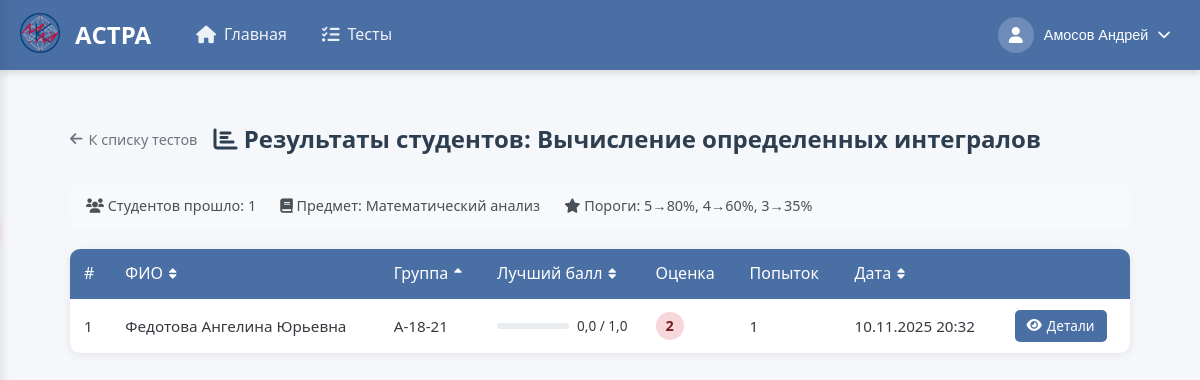
Screenshot of /TestsCreate/test-results/vychislenie-opredelennykh-integralov/ (signed in) with the database file from the repository.
### users/models.py (models this page shows, shortened)
class CustomUser(AbstractBaseUser, PermissionsMixin):
    THEME_CHOICES = [
        ('light', 'Светлая'),
        ('dark', 'Тёмная'),
    ]
    email = models.EmailField(unique=True)
    role = models.CharField(max_length=10, choices=[('student', 'Student'), ('teacher', 'Teacher')])
    theme = models.CharField(max_length=10, choices=THEME_CHOICES, default='light')
    is_active = models.BooleanField(default=True)
    is_staff = models.BooleanField(default=False)
    objects = CustomUserManager()
    USERNAME_FIELD = 'email'
    REQUIRED_FIELDS = ['role']
    def get_full_name(self):
        if self.role == 'student' and hasattr(self, 'studentdata'):
            return f"{self.studentdata.last_name} {self.studentdata.first_name}"
        elif self.role == 'teacher' and hasattr(self, 'teacherdata'):
            return f"{self.teacherdata.last_name} {self.teacherdata.first_name}"
        return self.email
    def get_photo_url(self):
        if self.role == 'student' and hasattr(self, 'studentdata') and self.studentdata.photo:
            return self.studentdata.photo.url
        elif self.role == 'teacher' and hasattr(self, 'teacherdata') and self.teacherdata.photo:
            return self.teacherdata.photo.url
        return None

class TeacherData(models.Model):
    first_name = models.CharField(max_length=50, blank=False)
    last_name = models.CharField(max_length=50, blank=False)
    middle_name = models.CharField(max_length=50)
    photo = models.ImageField(upload_to='user_photos/', blank=True, null=True)
    institute = models.ForeignKey(StudentInstitute, default=6, on_delete=models.PROTECT)
    data_map = models.OneToOneField(CustomUser, on_delete=models.CASCADE)

class StudentGroup(models.Model):
    EDUCATION_LEVEL_CHOICES = [
        ('bachelor', 'Бакалавриат'),
        ('master', 'Магистратура'),
    ]
    COURSE_CHOICES = [
        (1, '1 курс'),
        (2, '2 курс'),
        (3, '3 курс'),
        (4, '4 курс'),
    ]
    name = models.CharField(max_length=20, unique=True)
    name_inst = models.ForeignKey(StudentInstitute, on_delete=models.PROTECT)
    education_level = models.CharField(max_length=8, choices=EDUCATION_LEVEL_CHOICES, default='bachelor')
    course = models.IntegerField(choices=COURSE_CHOICES, default=1)

### create_tests/models.py (models this page shows, shortened)
class AboutTest(models.Model):
    RESULT_DISPLAY_CHOICES = [
        ('only_score', 'Только баллы'),
        ('show_correct', 'Показывать правильные ответы'),
    ]
    objects = None
    name_tests = models.CharField(max_length=255, blank=False)  # Название теста
    creator = models.ForeignKey(TeacherData, on_delete=models.PROTECT, null=True, blank=True,
                                related_name='created_tests')  # Создатель теста
    time_to_solution = models.DurationField(default=timedelta(hours=1, minutes=30))
    name_slug_tests = models.SlugField(max_length=255, unique=True, db_index=True, verbose_name="URL")  # Слаг имени
    num_of_attempts = models.IntegerField(blank=True, default=1)  # Количество попыток для решения
    type_of_result = models.IntegerField(blank=True, default=1)  # Тип возвращаемого результата
    description = models.CharField(max_length=150, default="", blank=True)
    is_published = models.IntegerField(default=0)
    is_done = models.IntegerField(default=1)
    is_draft = models.BooleanField(default=False)
    draft_data = models.TextField(default='', blank=True)
    result_display_mode = models.CharField(max_length=20, choices=RESULT_DISPLAY_CHOICES, default='only_score')  # Режим отображения результатов
    subj = models.ForeignKey(Subjects,
                             on_delete=models.PROTECT,
                             default=1)
    grade_5_threshold = models.IntegerField(default=80, help_text="Минимальный процент для оценки 5")
    grade_4_threshold = models.IntegerField(default=60, help_text="Минимальный процент для оценки 4")
    grade_3_threshold = models.IntegerField(default=35, help_text="Минимальный процент для оценки 3")
    expressions = models.ManyToManyField(AboutExpressions)
    task_groups = models.ManyToManyField(TaskGroup, blank=True)  # Новые группы заданий

class Subjects(models.Model):
    name = models.CharField(max_length=100, unique=True, default="Другое")
    def __str__(self):
        return self.name

### solving_tests/models.py (models this page shows, shortened)
class StudentResult(models.Model):
    student = models.ForeignKey(CustomUser, on_delete=models.CASCADE)
    test = models.ForeignKey(AboutTest, on_delete=models.CASCADE)
    attempt_number = models.PositiveIntegerField(default=1)
    result_points = models.FloatField()
    max_points = models.FloatField(default=0)  # Максимально возможные баллы
    percentage_score = models.FloatField(default=0)  # Процент выполнения
    res_answer = models.CharField(max_length=255, blank=True)
    teacher_expressions = models.ManyToManyField(AboutExpressions, blank=True)
    started_at = models.DateTimeField(default=timezone.now)  # Время начала
    completed_at = models.DateTimeField(null=True, blank=True)  # Время завершения
    time_spent = models.DurationField(null=True, blank=True)  # Время выполнения
    is_completed = models.BooleanField(default=False)  # Завершен ли тест
    class Meta:
        unique_together = ('student', 'test', 'attempt_number')
        ordering = ['-completed_at', '-started_at']

### create_tests/views.py (the view)
# urls.py: path('test-results/<slug:slug_name>/', views.test_results_list, name='test_results_list'),
@login_required
@role_required(['teacher', 'admin'])
def test_results_list(request, slug_name):
    from solving_tests.models import StudentResult
    from users.models import CustomUser
    import datetime
    test = get_object_or_404(AboutTest, name_slug_tests=slug_name)
    all_results = StudentResult.objects.filter(test=test).select_related(
        'student', 'student__studentdata', 'student__studentdata__group'
    )
    student_ids = all_results.values_list('student', flat=True).distinct()
    students_data = []
    for sid in student_ids:
        s_results = all_results.filter(student_id=sid)
        best = s_results.order_by('-result_points').first()
        last = s_results.order_by('-completed_at', '-started_at').first()
        score_pct = best.result_points / best.max_points * 100 if best.max_points > 0 else 0
        if score_pct >= test.grade_5_threshold:
            grade = 5
        elif score_pct >= test.grade_4_threshold:
            grade = 4
        elif score_pct >= test.grade_3_threshold:
            grade = 3
        else:
            grade = 2
        try:
            sd = best.student.studentdata
            student_name = f"{sd.last_name} {sd.first_name} {sd.middle_name}".strip()
            group = sd.group
        except Exception:
            student_name = best.student.email
            group = None
        last_date = last.completed_at or last.started_at
        students_data.append({
            'student': best.student,
            'student_name': student_name,
            'group': group,
            'best_result': best,
            'last_date': last_date,
            'attempts_count': s_results.count(),
            'grade': grade,
        })
    sort_by = request.GET.get('sort', 'group')
    order = request.GET.get('order', 'asc')
    reverse = (order == 'desc')
    if sort_by == 'group':
        students_data.sort(key=lambda x: x['group'].name if x['group'] else '', reverse=reverse)
    elif sort_by == 'date':
        students_data.sort(
            key=lambda x: x['last_date'] if x['last_date'] else datetime.datetime.min.replace(tzinfo=datetime.timezone.utc),
            reverse=reverse
        )
    elif sort_by == 'name':
        students_data.sort(key=lambda x: x['student_name'], reverse=reverse)
    elif sort_by == 'score':
        students_data.sort(key=lambda x: x['best_result'].result_points, reverse=reverse)
    return render(request, 'create_tests/test_results_list.html', {
        'test': test,
        'students_data': students_data,
        'sort_by': sort_by,
        'order': order,
    })

### create_tests/templates/create_tests/test_results_list.html (shortened to what this page needs)
{% extends 'create_tests/header.html' %}
{% load static %}
{% block extra_css %}
    <link rel="stylesheet" href="{% static 'libs/fontawesome/css/all.min.css' %}">
{% endblock %}
{% block content %}
<div class="page-container">
    <div class="page-header">
        <a href="{% url 'create_tests:test_list' %}" class="back-link">
            <i class="fas fa-arrow-left"></i> К списку тестов
        </a>
        <h1><i class="fas fa-chart-bar"></i> Результаты студентов: {{ test.name_tests }}</h1>
    </div>
    <div class="test-meta-info">
        <span><i class="fas fa-users"></i> Студентов прошло: {{ students_data|length }}</span>
        <span><i class="fas fa-book"></i> Предмет: {{ test.subj }}</span>
        <span><i class="fas fa-star"></i> Пороги: 5→{{ test.grade_5_threshold }}%, 4→{{ test.grade_4_threshold }}%, 3→{{ test.grade_3_threshold }}%</span>
    </div>
    {% if students_data %}
    <div class="results-table-wrapper">
        <table>
            <thead>
                <tr>
                    <th>#</th>
                    <th>
                        <a href="?sort=name&order={% if sort_by == 'name' and order == 'asc' %}desc{% else %}asc{% endif %}">
                            ФИО
                            {% if sort_by == 'name' %}
                                <i class="fas fa-sort-{% if order == 'asc' %}up{% else %}down{% endif %} sort-icon"></i>
                            {% else %}
                                <i class="fas fa-sort sort-icon"></i>
                            {% endif %}
                        </a>
                    </th>
                    <th>
                        <a href="?sort=group&order={% if sort_by == 'group' and order == 'asc' %}desc{% else %}asc{% endif %}">
                            Группа
                            {% if sort_by == 'group' %}
                                <i class="fas fa-sort-{% if order == 'asc' %}up{% else %}down{% endif %} sort-icon"></i>
                            {% else %}
                                <i class="fas fa-sort sort-icon"></i>
                            {% endif %}
                        </a>
                    </th>
                    <th>
                        <a href="?sort=score&order={% if sort_by == 'score' and order == 'asc' %}desc{% else %}asc{% endif %}">
                            Лучший балл
                            {% if sort_by == 'score' %}
                                <i class="fas fa-sort-{% if order == 'asc' %}up{% else %}down{% endif %} sort-icon"></i>
                            {% else %}
                                <i class="fas fa-sort sort-icon"></i>
                            {% endif %}
                        </a>
                    </th>
                    <th>Оценка</th>
                    <th>Попыток</th>
                    <th>
                        <a href="?sort=date&order={% if sort_by == 'date' and order == 'asc' %}desc{% else %}asc{% endif %}">
                            Дата
                            {% if sort_by == 'date' %}
                                <i class="fas fa-sort-{% if order == 'asc' %}up{% else %}down{% endif %} sort-icon"></i>
                            {% else %}
                                <i class="fas fa-sort sort-icon"></i>
                            {% endif %}
                        </a>
                    </th>
                    <th></th>
                </tr>
            </thead>
            <tbody>
                {% for item in students_data %}
                <tr>
                    <td>{{ forloop.counter }}</td>
                    <td>{{ item.student_name }}</td>
                    <td>{{ item.group.name|default:"—" }}</td>
                    <td>
                        <div class="score-bar-wrap">
                            <div class="score-bar">
                            </div>
                            <span class="score-text">
                                {{ item.best_result.result_points|floatformat:1 }} / {{ item.best_result.max_points|floatformat:1 }}
                            </span>
                        </div>
                    </td>
                    <td>
                        <span class="grade-badge grade-{{ item.grade }}">{{ item.grade }}</span>
                    </td>
                    <td>{{ item.attempts_count }}</td>
                    <td>
                        {% if item.last_date %}
                            {{ item.last_date|date:"d.m.Y H:i" }}
                        {% else %}—{% endif %}
                    </td>
                    <td>
                        <a href="{% url 'create_tests:test_results_detail' slug_name=test.name_slug_tests student_id=item.student.id %}" class="btn-detail">
                            <i class="fas fa-eye"></i> Детали
                        </a>
                    </td>
                </tr>
                {% endfor %}
            </tbody>
        </table>
    </div>
    {% else %}
    <div class="empty-state">
        <i class="fas fa-inbox"></i>
        <p>Никто ещё не проходил этот тест.</p>
    </div>
    {% endif %}
</div>
{% endblock %}

### create_tests/templates/create_tests/header.html (shortened to what this page needs)
<!DOCTYPE html>
<html lang="ru">
<head>
    {% load static %}
    <link rel="stylesheet" href="{% static 'css/header.css' %}">
    <link rel="stylesheet" href="{% static 'css/dark-theme.css' %}">
    <link rel="stylesheet" href="{% static 'libs/fontawesome/css/all.min.css' %}">
    {% block extra_css %}{% endblock %}
</head>
<body data-theme="{{ user.theme|default:'light' }}" data-user-theme="{{ user.theme|default:'light' }}">
<header class="app-header">
    <div class="header-container">
        <div class="header-brand">
            <span class="logo-icon">
                <img src="{% static 'images/logo.png' %}" alt="" style="width: 40px; height: 40px;">
            </span>
            <h2><span class="logo-text">АСТРА</span></h2>
        </div>
        <nav class="main-nav">
            <ul class="nav-list">
                {% if user.role == 'teacher' %}
                    <li class="nav-item">
                        <a href="/personaInf/" class="nav-link {% if request.path == '/personaInf/' %}active{% endif %}">
                            <i class="fas fa-home"></i>
                            <span>Главная</span>
                        </a>
                    </li>
                    <li class="nav-item">
                        <a href="/TestsCreate/listTests/" class="nav-link {% if '/TestsCreate/listTests/' in request.path %}active{% endif %}">
                            <i class="fas fa-tasks"></i>
                            <span>Тесты</span>
                        </a>
                    </li>
                {% endif %}
            </ul>
        </nav>
        <div class="user-controls">
            <div class="profile-dropdown">
                <button class="profile-btn" id="profileBtn">
                    <div class="avatar">
                        {% if user.get_photo_url %}
                            <img src="{{ user.get_photo_url }}" alt="Фото профиля" style="width: 100%; height: 100%; border-radius: 50%; object-fit: cover;">
                        {% else %}
                            <i class="fas fa-user"></i>
                        {% endif %}
                    </div>
                    <span class="username">{{ user.get_full_name }}</span>
                    <i class="fas fa-chevron-down"></i>
                </button>
            </div>
        </div>
    </div>
</header>
<main class="app-main">
    {% block content %}{% endblock %}
</main>
</body>
</html>

### rows the page displays
CustomUser: get_full_name "Амосов Андрей"
AboutTest: name_tests "Вычисление определенных интегралов", subj "Математический анализ", grade_5_threshold "80", grade_4_threshold "60", grade_3_threshold "35"
CustomUser: student_name "Федотова Ангелина Юрьевна", group.name "А-18-21", best_result.result_points "0,0", best_result.max_points "1,0", grade "2", attempts_count "1", last_date "10.11.2025 20:32"

### other values shown
{{ students_data|length }} "1"
